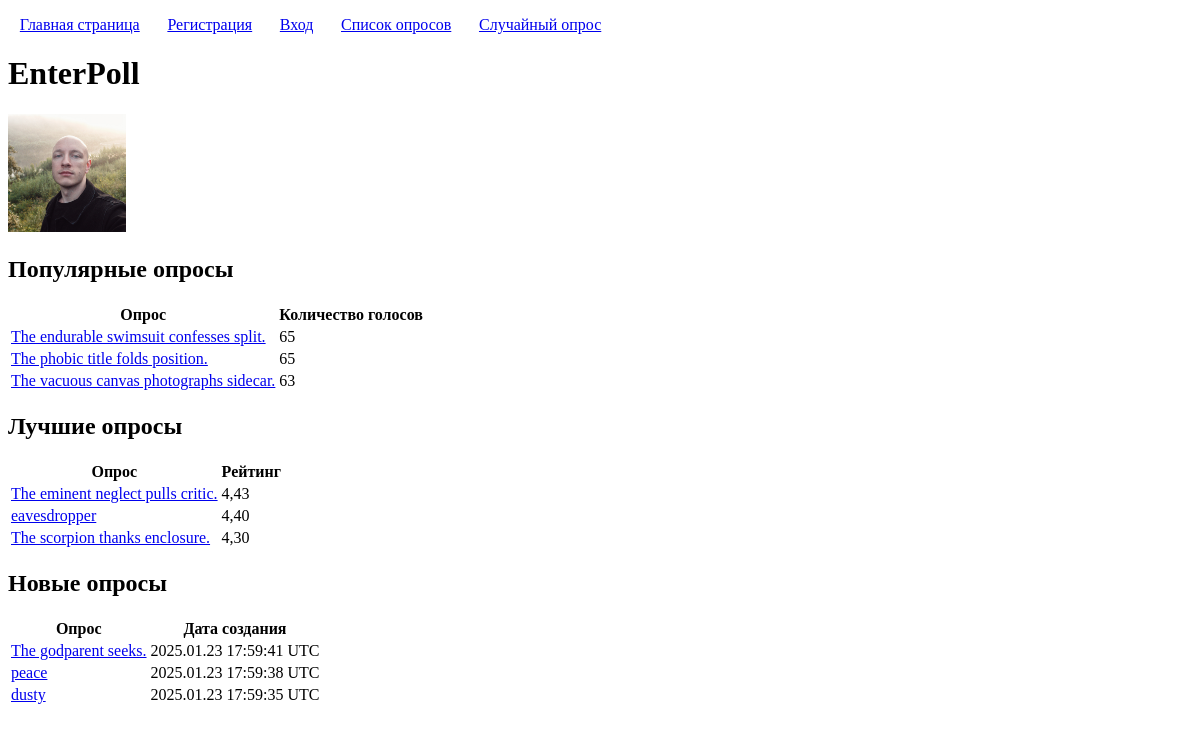
Before: / with the older database file.
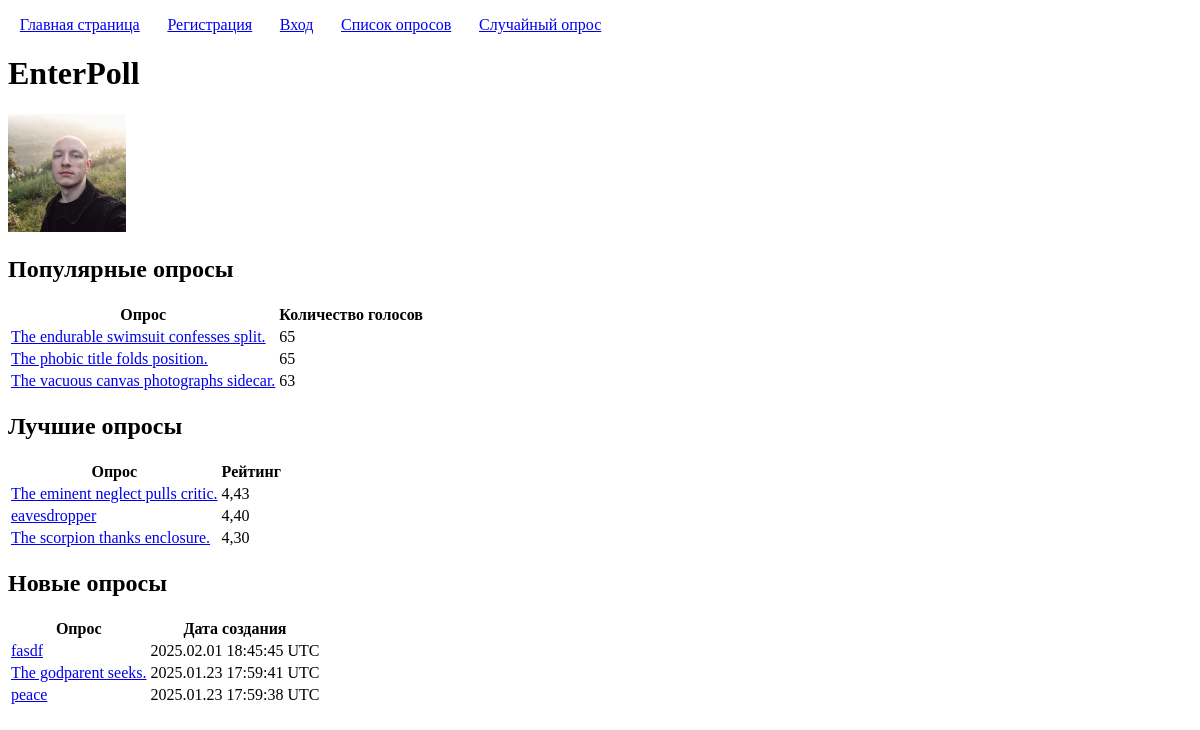
After: the same page with the newer database file.
### polls/models.py (models this page shows, shortened)
class Poll(models.Model):
	title = models.CharField('Заголовок', max_length=100, validators=[custom_validators.forbidden_words])
	description = models.CharField('Описание', max_length=100, blank=True, validators=[custom_validators.forbidden_words])
	user = models.ForeignKey(User, on_delete=models.SET_NULL, null=True, verbose_name='Автор')
	created = models.DateTimeField('Время создания', auto_now_add=True)
	def get_number_of_votes(self):
		return self.vote_set.count()
	def get_average_rating(self):
		return self.rating_set.aggregate(Avg('value', default=0))['value__avg']

### polls/views.py (the view)
# urls.py: path("", views.MainPageView.as_view(), name="main_page"),
class MainPageView(TemplateView):
	template_name = 'polls/main_page.html'
	def get_context_data(self, *args, **kwargs):
		context = super().get_context_data(*args, **kwargs)
		polls = Poll.objects.all()
		context['most_popular_polls'] = sorted(polls, key=Poll.get_number_of_votes, reverse=True)[0:3]
		context['highly_rated_polls'] = sorted(polls, key=Poll.get_average_rating, reverse=True)[0:3]
		context['latest_polls'] = polls.order_by('-created')[0:3]
		return context
	class APIViewV1(rest_views.APIView):
		def get(self, request):
			polls = Poll.objects.all()
			most_popular_polls = sorted(polls, key=Poll.get_number_of_votes, reverse=True)[0:3]
			highly_rated_polls = sorted(polls, key=Poll.get_average_rating, reverse=True)[0:3]
			latest_polls = polls.order_by('-created')[0:3]
			response_dict = {
				'most_popular_polls_id': [poll.id for poll in most_popular_polls],
				'highly_rated_polls_id': [poll.id for poll in highly_rated_polls],
				'latest_polls_id': [poll.id for poll in latest_polls]
			}
			return rest_response.Response(response_dict)

### polls/templates/polls/main_page.html (shortened to what this page needs)
{% extends "base.html" %}
{% load static %}
{% block h1 %}EnterPoll{% endblock h1 %}
{% block content %}
	<img src="{% static 'polls/ivan.jpg' %}" alt="women" width="10%">
	<h2>Популярные опросы</h2>
	<table>
		<thead>
			<tr>
				<th>Опрос</th>
				<th>Количество голосов</th>
			</tr>
		</thead>
		<tbody>
				{% for poll in most_popular_polls %}
					<tr>
						<td>
							<a href="{% url 'poll_page' poll.pk %}">{{ poll.title }}</a>
						</td>
						<td>
							{{ poll.get_number_of_votes }}
						</td>
					</tr>
				{% endfor %}
		</tbody>
	</table>
	<h2>Лучшие опросы</h2>
	<table>
		<thead>
			<tr>
				<th>Опрос</th>
				<th>Рейтинг</th>
			</tr>
		</thead>
		<tbody>
				{% for poll in highly_rated_polls %}
					<tr>
						<td>
							<a href="{% url 'poll_page' poll.pk %}">{{ poll.title }}</a>
						</td>
						<td>
							{{ poll.get_average_rating|floatformat:2 }}
						</td>
					</tr>
				{% endfor %}
		</tbody>
	</table>
	<h2>Новые опросы</h2>
	<table>
		<thead>
			<tr>
				<th>Опрос</th>
				<th>Дата создания</th>
			</tr>
		</thead>
		<tbody>
				{% for poll in latest_polls %}
					<tr>
						<td>
							<a href="{% url 'poll_page' poll.pk %}">{{ poll.title }}</a>
						</td>
						<td>
							{{ poll.created|date:"Y.m.d H:i:s e" }}
						</td>
					</tr>
				{% endfor %}
		</tbody>
	</table>
{% endblock content %}

### templates/base.html (shortened to what this page needs)
{% load static %}
<!DOCTYPE html>
<html>
	<head>
		<link type="text/css" href="{% static 'css/style.css' %}" rel="stylesheet" />
	</head>
	<body>
		<div>
			{% block table_of_contents %}
				<p>
					<a class="table_of_contents" href="{% url 'main_page' %}">Главная страница</a>
					<a class="table_of_contents" href="{% url 'registration' %}">Регистрация</a>
					<a class="table_of_contents" href="{% url 'login' %}">Вход</a>
					<a class="table_of_contents" href="{% url 'polls_list' %}">Список опросов</a>
					<a class="table_of_contents" href="{% url 'random_poll_page' %}">Случайный опрос</a>
				</p>
			{% endblock table_of_contents %}
		</div>
		<div>
			<h1>{% block h1 %}block h1{% endblock h1 %}</h1>
		</div>
		<div>
			{% block content %}block content{% endblock content %}
		</div>
	</body>
</html>

### staticfiles/css/style.css (style rules this page uses)
.table_of_contents { margin: 0; padding: 0.25% 1% 0.25% 1%; }

Changed rows visible on the page:
no longer on this page (row unchanged): Poll: title "dusty", created "2025.01.23 17:59:35 UTC", shown under "Новые опросы"
added Poll: title "fasdf", created "2025.02.01 18:45:45 UTC", shown under "Новые опросы"
